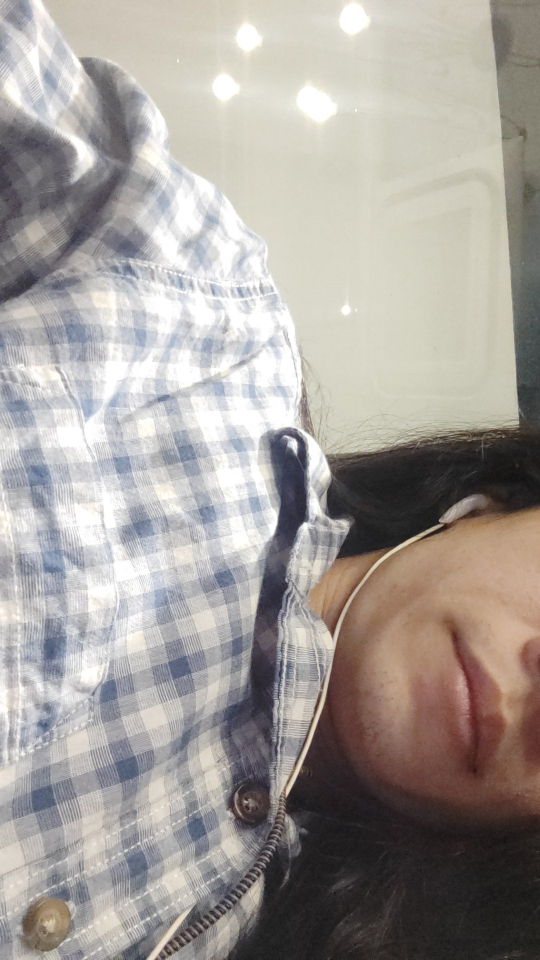
#> input picture media/IMG_160467892819F.jpg, 1080 x 1920 px (shown at 1/2 size)
$ python -i util2stage.py   (imports and definitions only)
#> lines starting #> are read from the running program, lines starting #| are printed output that depends on the picture
#> further down, picture is the input picture: shape (1920, 1080, 3); mean B, G, R 154.1, 158.8, 164.3
import os, sys, shutil, imutils, cv2, sklearn, time
import numpy as np
from sklearn import svm
from skimage.feature import hog
from nms import lnms


def norm(img):
#    img = cv2.fastNlMeansDenoisingColored(img)
	R = img[:,:,2]
	R = cv2.medianBlur(R,5)
	G = img[:,:,1]
	G = cv2.medianBlur(G,5)
	B = img[:,:,0]
	B = cv2.medianBlur(B,5)
	im = np.zeros((1000,1000))
	R = cv2.normalize(R,  im, 0, 255, cv2.NORM_MINMAX).astype(float)
	G = cv2.normalize(G,  im, 0, 255, cv2.NORM_MINMAX).astype(float)
	B = cv2.normalize(B,  im, 0, 255, cv2.NORM_MINMAX).astype(float)
	x1 = R-B
	y1 = R-G
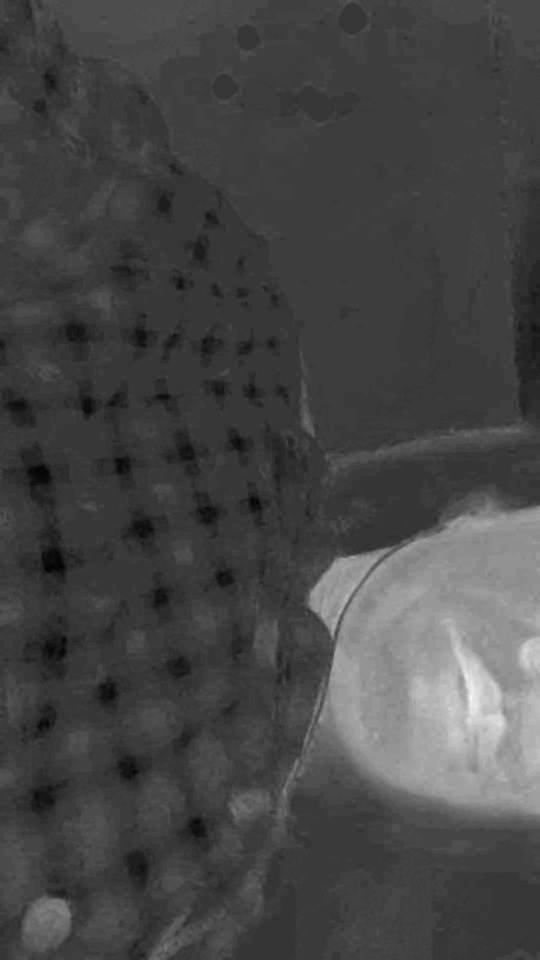
#> y1: shape (1920, 1080) float64 (shown at 1/2 size); min -21, max 75, mean 5.6; drawn with min black and max white
	x2 = B-R
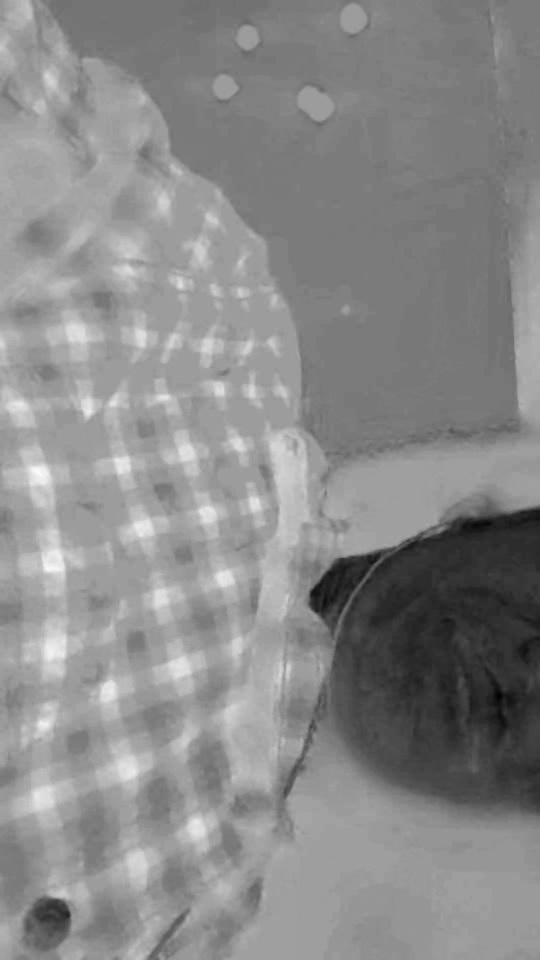
#> x2: shape (1920, 1080) float64 (shown at 1/2 size); min -87, max 55, mean -10.1; drawn with min black and max white
	y2 = B-G
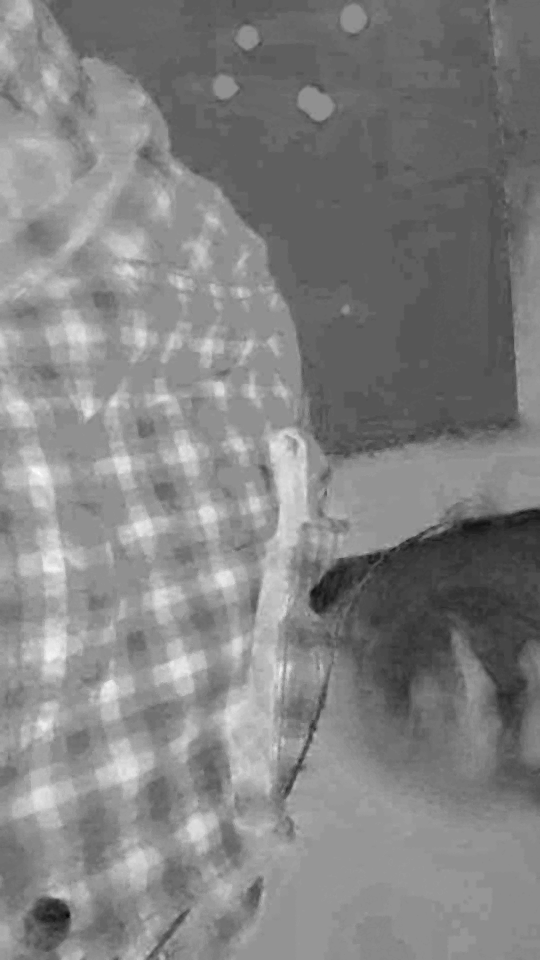
#> y2: shape (1920, 1080) float64 (shown at 1/2 size); min -47, max 36, mean -4.5; drawn with min black and max white
	z1 = np.where(x1-y1<0,x1,y1)
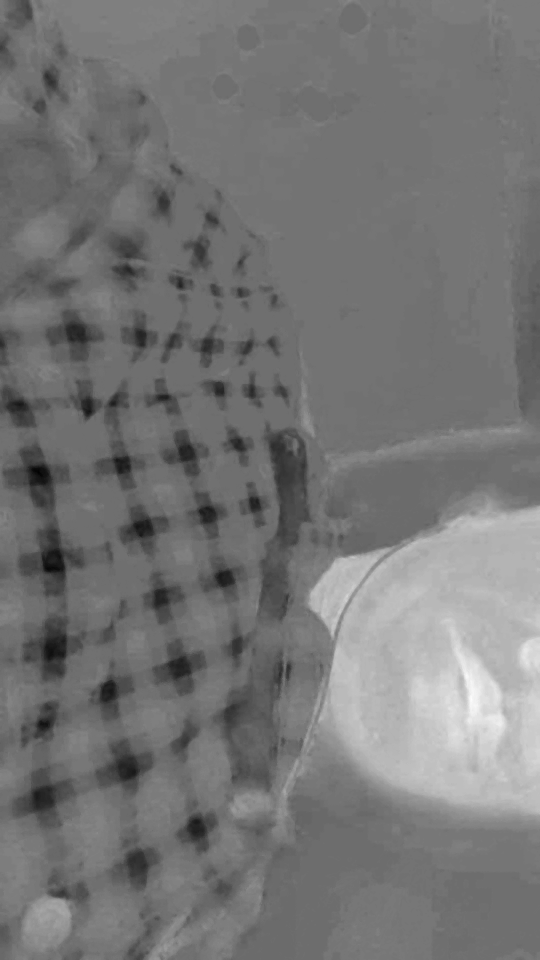
#> z1: shape (1920, 1080) float64 (shown at 1/2 size); min -55, max 71, mean 3.1; drawn with min black and max white
	red_norm = np.where(z1>0,z1+50,0).astype(np.uint8)
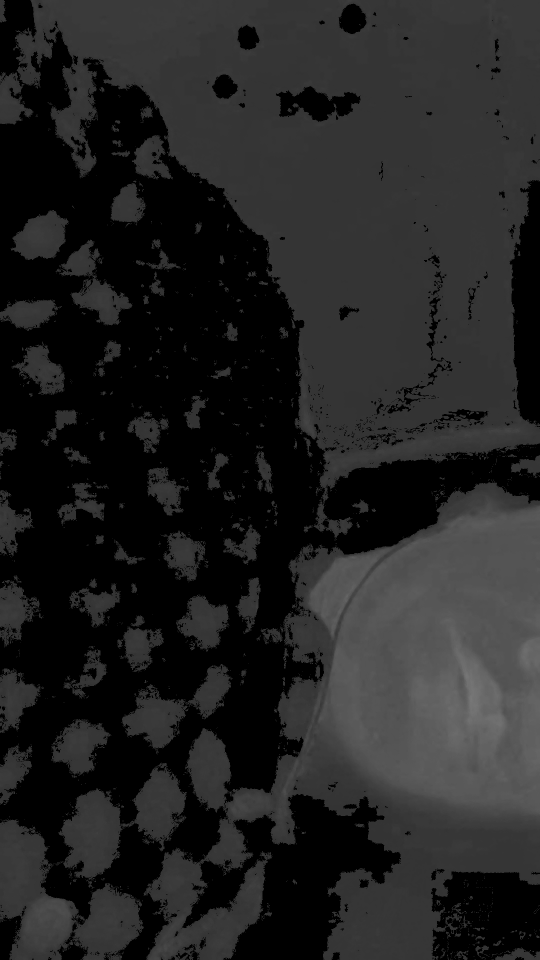
#> red_norm: shape (1920, 1080) (shown at 1/2 size); min 0, max 121, mean 34.6
	z2 = np.where(x2-y2<0,x2,y2)
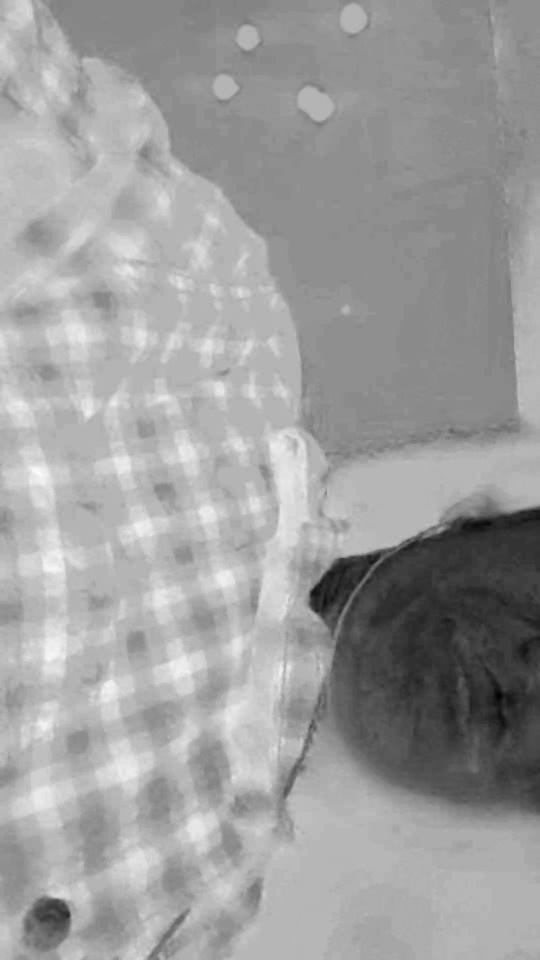
#> z2: shape (1920, 1080) float64 (shown at 1/2 size); min -87, max 36, mean -10.7; drawn with min black and max white
	blue_norm = np.where(z2>0,z2+50,0).astype(np.uint8)
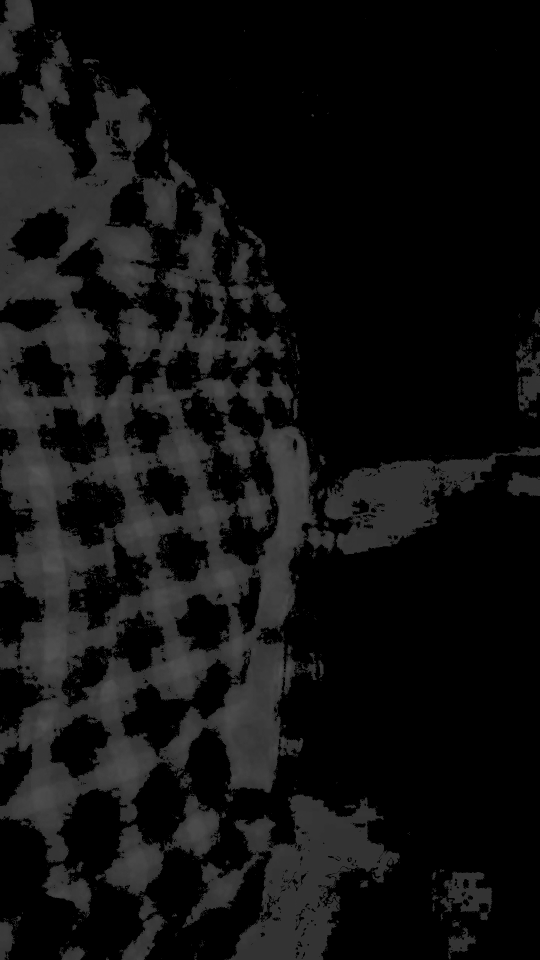
#> blue_norm: shape (1920, 1080) (shown at 1/2 size); min 0, max 86, mean 17.1
	return red_norm, blue_norm

def mser(img,str):
	if str == 'blue':
		mser = cv2.MSER_create(_min_area=200,_max_area=4000)
	if str=='red':
#> (the run stopped early here; a loop or call above may not have finished)

$ run again, on media/10171874_10152124824324353_4431409535406073806_n.jpg
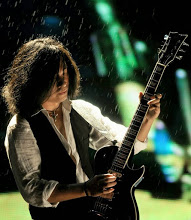
#> input picture media/10171874_10152124824324353_4431409535406073806_n.jpg, 191 x 220 px
#> picture is the input picture: shape (220, 191, 3); mean B, G, R 47.6, 64.2, 56
#> in norm, `z2 = np.where(x2-y2<0,x2,y2)`:
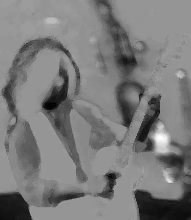
#> z2: shape (220, 191) float64; min -114, max 80, mean -19.9; drawn with min black and max white
#> in norm, `blue_norm = np.where(z2>0,z2+50,0).astype(np.uint8)`:
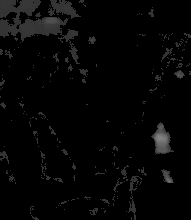
#> blue_norm: shape (220, 191); min 0, max 130, mean 5.4

$ run again, on media/83211078_701117873758636_793977189738521820_n.jpg
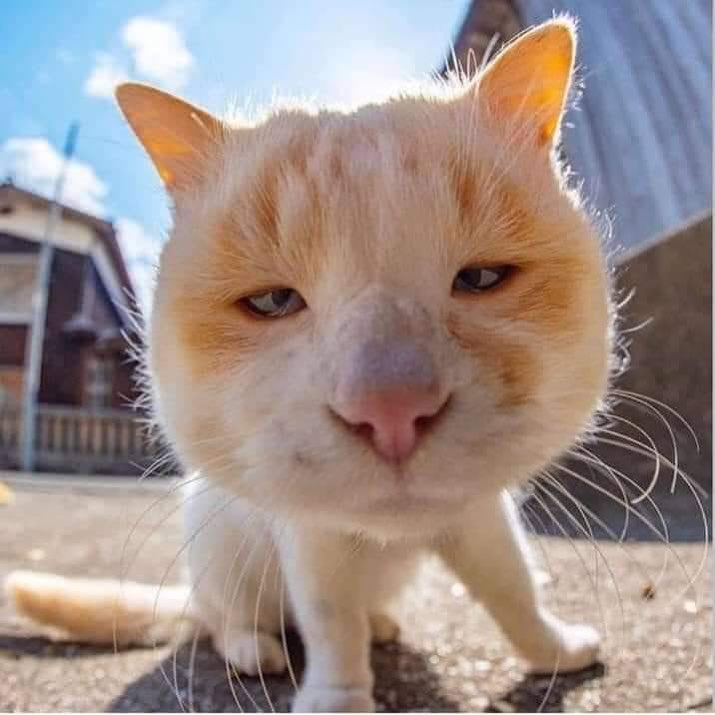
#> input picture media/83211078_701117873758636_793977189738521820_n.jpg, 715 x 715 px
#> picture is the input picture: shape (715, 715, 3); mean B, G, R 138.5, 143.1, 158.4
#> in norm, `z2 = np.where(x2-y2<0,x2,y2)`:
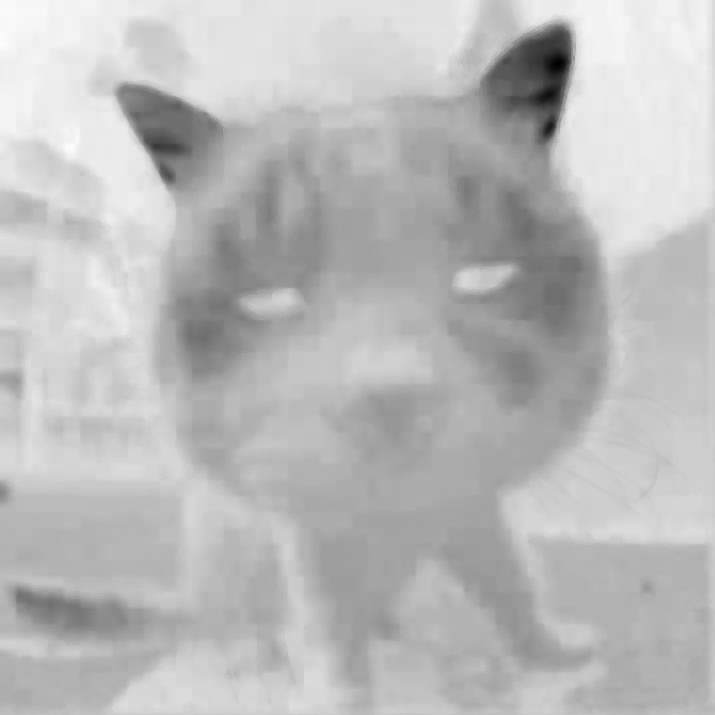
#> z2: shape (715, 715) float64; min -238, max 60, mean -19.3; drawn with min black and max white
#> in norm, `blue_norm = np.where(z2>0,z2+50,0).astype(np.uint8)`:
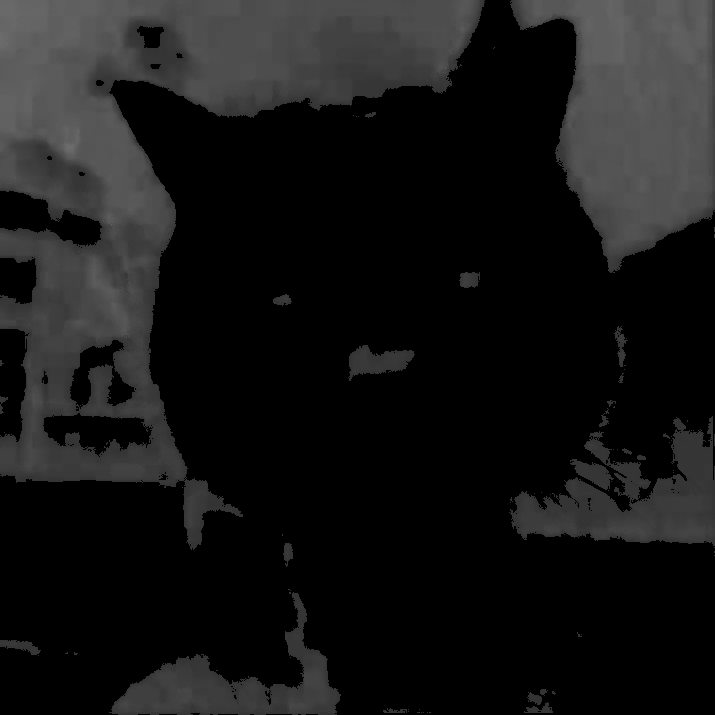
#> blue_norm: shape (715, 715); min 0, max 110, mean 22.2
